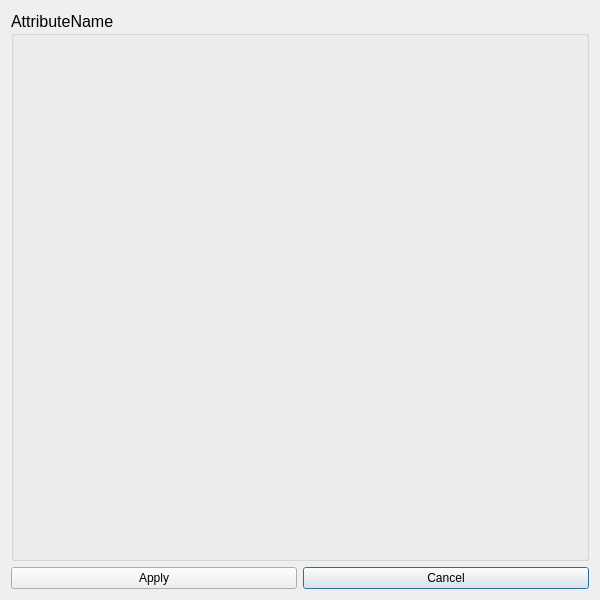
<?xml version="1.0" encoding="UTF-8"?>
<ui version="4.0">
 <class>WattrSettingsWindow</class>
 <widget class="QDialog" name="WattrSettingsWindow">
  <property name="geometry">
   <rect>
    <x>0</x>
    <y>0</y>
    <width>600</width>
    <height>600</height>
   </rect>
  </property>
  <property name="windowTitle">
   <string>Edit Word Attribute Function</string>
  </property>
  <layout class="QGridLayout" name="gridLayout">
   <item row="7" column="1">
    <widget class="QPushButton" name="cancelBtn">
     <property name="text">
      <string>Cancel</string>
     </property>
    </widget>
   </item>
   <item row="7" column="0">
    <widget class="QPushButton" name="applyBtn">
     <property name="text">
      <string>Apply</string>
     </property>
    </widget>
   </item>
   <item row="5" column="0" colspan="2">
    <widget class="QGroupBox" name="attrargsBox">
     <property name="font">
      <font>
       <pointsize>12</pointsize>
      </font>
     </property>
     <property name="title">
      <string>AttributeName</string>
     </property>
     <layout class="QVBoxLayout" name="attrargsLayout">
      <property name="spacing">
       <number>2</number>
      </property>
      <property name="sizeConstraint">
       <enum>QLayout::SizeConstraint::SetDefaultConstraint</enum>
      </property>
      <property name="leftMargin">
       <number>2</number>
      </property>
      <property name="topMargin">
       <number>2</number>
      </property>
      <property name="rightMargin">
       <number>2</number>
      </property>
      <property name="bottomMargin">
       <number>2</number>
      </property>
     </layout>
    </widget>
   </item>
  </layout>
 </widget>
 <resources/>
 <connections/>
</ui>
